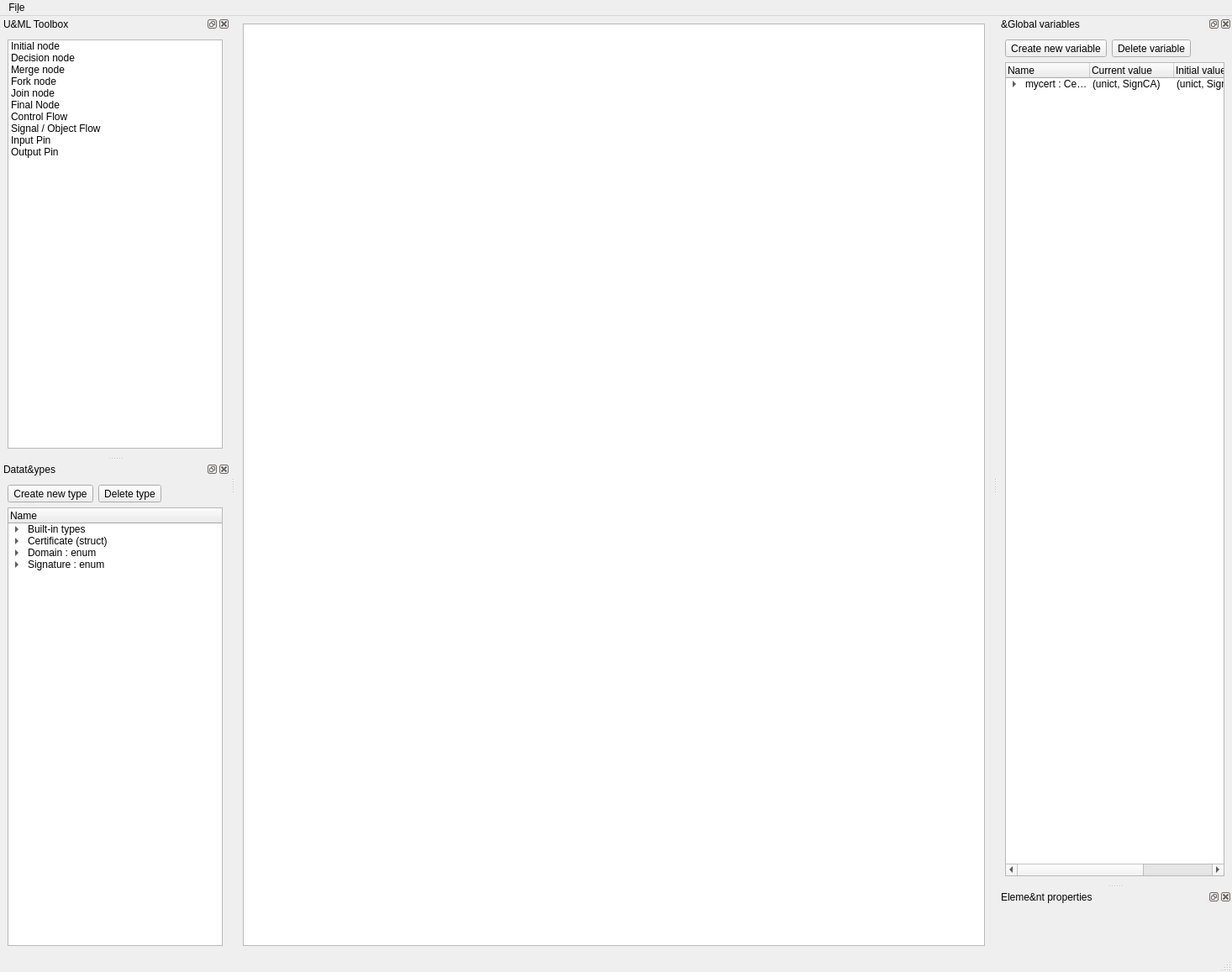
<?xml version="1.0" encoding="UTF-8"?>
<ui version="4.0">
 <class>MainWindow</class>
 <widget class="QMainWindow" name="MainWindow">
  <property name="geometry">
   <rect>
    <x>0</x>
    <y>0</y>
    <width>1466</width>
    <height>1157</height>
   </rect>
  </property>
  <property name="windowTitle">
   <string>MainWindow</string>
  </property>
  <widget class="QWidget" name="centralwidget">
   <layout class="QVBoxLayout" name="verticalLayout">
    <item>
     <widget class="QGraphicsView" name="graphicsView"/>
    </item>
   </layout>
  </widget>
  <widget class="QMenuBar" name="menubar">
   <property name="geometry">
    <rect>
     <x>0</x>
     <y>0</y>
     <width>1466</width>
     <height>43</height>
    </rect>
   </property>
   <widget class="QMenu" name="menu_File">
    <property name="title">
     <string>Fi&amp;le</string>
    </property>
    <addaction name="actionNew"/>
    <addaction name="actionOpen"/>
    <addaction name="separator"/>
    <addaction name="actionSave"/>
    <addaction name="actionSaveAs"/>
    <addaction name="separator"/>
    <addaction name="actionClose"/>
    <addaction name="separator"/>
    <addaction name="actionQuit"/>
   </widget>
   <addaction name="menu_File"/>
  </widget>
  <widget class="QStatusBar" name="statusbar"/>
  <widget class="QDockWidget" name="dockWidget_3">
   <property name="windowTitle">
    <string>&amp;Global variables</string>
   </property>
   <attribute name="dockWidgetArea">
    <number>2</number>
   </attribute>
   <widget class="QWidget" name="dockWidgetContents_3">
    <layout class="QVBoxLayout" name="verticalLayout_3">
     <item>
      <layout class="QHBoxLayout" name="horizontalLayout_2">
       <item>
        <widget class="QToolButton" name="toolButton_3">
         <property name="toolTip">
          <string>Create new variable</string>
         </property>
         <property name="text">
          <string>Create new variable</string>
         </property>
         <property name="icon">
          <iconset theme="list-add" resource="resources.qrc">
           <normaloff>:/kde_icons/resources/kde_icons/list-add.png</normaloff>:/kde_icons/resources/kde_icons/list-add.png</iconset>
         </property>
         <property name="iconSize">
          <size>
           <width>16</width>
           <height>16</height>
          </size>
         </property>
        </widget>
       </item>
       <item>
        <widget class="QToolButton" name="toolButton_4">
         <property name="toolTip">
          <string>Delete variable</string>
         </property>
         <property name="text">
          <string>Delete variable</string>
         </property>
         <property name="icon">
          <iconset theme="list-remove" resource="resources.qrc">
           <normaloff>:/kde_icons/resources/kde_icons/list-remove.png</normaloff>:/kde_icons/resources/kde_icons/list-remove.png</iconset>
         </property>
         <property name="iconSize">
          <size>
           <width>16</width>
           <height>16</height>
          </size>
         </property>
        </widget>
       </item>
       <item>
        <spacer name="horizontalSpacer_2">
         <property name="orientation">
          <enum>Qt::Horizontal</enum>
         </property>
         <property name="sizeHint" stdset="0">
          <size>
           <width>40</width>
           <height>20</height>
          </size>
         </property>
        </spacer>
       </item>
      </layout>
     </item>
     <item>
      <widget class="QTreeWidget" name="treeWidget">
       <property name="alternatingRowColors">
        <bool>true</bool>
       </property>
       <property name="rootIsDecorated">
        <bool>true</bool>
       </property>
       <column>
        <property name="text">
         <string>Name</string>
        </property>
       </column>
       <column>
        <property name="text">
         <string>Current value</string>
        </property>
       </column>
       <column>
        <property name="text">
         <string>Initial value</string>
        </property>
       </column>
       <column>
        <property name="text">
         <string>Persistent?</string>
        </property>
       </column>
       <item>
        <property name="text">
         <string>mycert : Certificate</string>
        </property>
        <property name="text">
         <string>(unict, SignCA)</string>
        </property>
        <property name="text">
         <string>(unict, SignUnict)</string>
        </property>
        <property name="text">
         <string/>
        </property>
        <property name="checkState">
         <enum>Checked</enum>
        </property>
        <property name="flags">
         <set>ItemIsSelectable|ItemIsEditable|ItemIsDragEnabled|ItemIsUserCheckable|ItemIsEnabled</set>
        </property>
        <item>
         <property name="text">
          <string>domainName : Domain</string>
         </property>
         <property name="text">
          <string>unict</string>
         </property>
         <property name="text">
          <string>unict</string>
         </property>
         <property name="text">
          <string/>
         </property>
        </item>
        <item>
         <property name="text">
          <string>sign : Signature</string>
         </property>
         <property name="text">
          <string>SignCA</string>
         </property>
         <property name="text">
          <string>SignUnict</string>
         </property>
        </item>
       </item>
      </widget>
     </item>
    </layout>
   </widget>
  </widget>
  <widget class="QDockWidget" name="dockWidget_4">
   <property name="windowTitle">
    <string>U&amp;ML Toolbox</string>
   </property>
   <attribute name="dockWidgetArea">
    <number>1</number>
   </attribute>
   <widget class="QWidget" name="dockWidgetContents_4">
    <layout class="QVBoxLayout" name="verticalLayout_4">
     <item>
      <widget class="QListWidget" name="listWidget">
       <property name="dragEnabled">
        <bool>true</bool>
       </property>
       <property name="dragDropMode">
        <enum>QAbstractItemView::DragOnly</enum>
       </property>
       <property name="defaultDropAction">
        <enum>Qt::MoveAction</enum>
       </property>
       <property name="selectionMode">
        <enum>QAbstractItemView::SingleSelection</enum>
       </property>
       <property name="selectionBehavior">
        <enum>QAbstractItemView::SelectRows</enum>
       </property>
       <item>
        <property name="text">
         <string>Initial node</string>
        </property>
        <property name="icon">
         <iconset resource="resources.qrc">
          <normaloff>:/topcased_icons/resources/topcased_icons/InitialNode_24.gif</normaloff>:/topcased_icons/resources/topcased_icons/InitialNode_24.gif</iconset>
        </property>
       </item>
       <item>
        <property name="text">
         <string>Decision node</string>
        </property>
        <property name="icon">
         <iconset resource="resources.qrc">
          <normaloff>:/topcased_icons/resources/topcased_icons/DecisionNode_24.gif</normaloff>:/topcased_icons/resources/topcased_icons/DecisionNode_24.gif</iconset>
        </property>
       </item>
       <item>
        <property name="text">
         <string>Merge node</string>
        </property>
        <property name="icon">
         <iconset resource="resources.qrc">
          <normaloff>:/topcased_icons/resources/topcased_icons/MergeNode_24.gif</normaloff>:/topcased_icons/resources/topcased_icons/MergeNode_24.gif</iconset>
        </property>
       </item>
       <item>
        <property name="text">
         <string>Fork node</string>
        </property>
        <property name="icon">
         <iconset resource="resources.qrc">
          <normaloff>:/topcased_icons/resources/topcased_icons/ForkNode_24.gif</normaloff>:/topcased_icons/resources/topcased_icons/ForkNode_24.gif</iconset>
        </property>
       </item>
       <item>
        <property name="text">
         <string>Join node</string>
        </property>
        <property name="icon">
         <iconset resource="resources.qrc">
          <normaloff>:/topcased_icons/resources/topcased_icons/JoinNode_24.gif</normaloff>:/topcased_icons/resources/topcased_icons/JoinNode_24.gif</iconset>
        </property>
       </item>
       <item>
        <property name="text">
         <string>Final Node</string>
        </property>
        <property name="icon">
         <iconset resource="resources.qrc">
          <normaloff>:/topcased_icons/resources/topcased_icons/ActivityFinalNode_24.gif</normaloff>:/topcased_icons/resources/topcased_icons/ActivityFinalNode_24.gif</iconset>
        </property>
       </item>
       <item>
        <property name="text">
         <string>Control Flow</string>
        </property>
        <property name="icon">
         <iconset resource="resources.qrc">
          <normaloff>:/topcased_icons/resources/topcased_icons/ControlFlow_24.gif</normaloff>:/topcased_icons/resources/topcased_icons/ControlFlow_24.gif</iconset>
        </property>
       </item>
       <item>
        <property name="text">
         <string>Signal / Object Flow</string>
        </property>
        <property name="icon">
         <iconset resource="resources.qrc">
          <normaloff>:/topcased_icons/resources/topcased_icons/ObjectFlow_24.gif</normaloff>:/topcased_icons/resources/topcased_icons/ObjectFlow_24.gif</iconset>
        </property>
       </item>
       <item>
        <property name="text">
         <string>Input Pin</string>
        </property>
        <property name="icon">
         <iconset resource="resources.qrc">
          <normaloff>:/topcased_icons/resources/topcased_icons/InputPin_24.gif</normaloff>:/topcased_icons/resources/topcased_icons/InputPin_24.gif</iconset>
        </property>
       </item>
       <item>
        <property name="text">
         <string>Output Pin</string>
        </property>
        <property name="icon">
         <iconset resource="resources.qrc">
          <normaloff>:/topcased_icons/resources/topcased_icons/OutputPin_24.gif</normaloff>:/topcased_icons/resources/topcased_icons/OutputPin_24.gif</iconset>
        </property>
       </item>
      </widget>
     </item>
    </layout>
   </widget>
  </widget>
  <widget class="QDockWidget" name="dockWidget">
   <property name="windowTitle">
    <string>Datat&amp;ypes</string>
   </property>
   <attribute name="dockWidgetArea">
    <number>1</number>
   </attribute>
   <widget class="QWidget" name="dockWidgetContents">
    <layout class="QVBoxLayout" name="verticalLayout_2">
     <item>
      <layout class="QHBoxLayout" name="horizontalLayout">
       <item>
        <widget class="QToolButton" name="toolButton">
         <property name="toolTip">
          <string>Create new type</string>
         </property>
         <property name="text">
          <string>Create new type</string>
         </property>
         <property name="icon">
          <iconset theme="list-add" resource="resources.qrc">
           <normaloff>:/kde_icons/resources/kde_icons/list-add.png</normaloff>:/kde_icons/resources/kde_icons/list-add.png</iconset>
         </property>
         <property name="iconSize">
          <size>
           <width>16</width>
           <height>16</height>
          </size>
         </property>
        </widget>
       </item>
       <item>
        <widget class="QToolButton" name="toolButton_2">
         <property name="toolTip">
          <string>Delete type</string>
         </property>
         <property name="text">
          <string>Delete type</string>
         </property>
         <property name="icon">
          <iconset theme="list-remove" resource="resources.qrc">
           <normaloff>:/kde_icons/resources/kde_icons/list-remove.png</normaloff>:/kde_icons/resources/kde_icons/list-remove.png</iconset>
         </property>
         <property name="iconSize">
          <size>
           <width>16</width>
           <height>16</height>
          </size>
         </property>
        </widget>
       </item>
       <item>
        <spacer name="horizontalSpacer">
         <property name="orientation">
          <enum>Qt::Horizontal</enum>
         </property>
         <property name="sizeHint" stdset="0">
          <size>
           <width>40</width>
           <height>20</height>
          </size>
         </property>
        </spacer>
       </item>
      </layout>
     </item>
     <item>
      <widget class="QTreeWidget" name="typeTreeWidget">
       <property name="rootIsDecorated">
        <bool>true</bool>
       </property>
       <property name="columnCount">
        <number>1</number>
       </property>
       <column>
        <property name="text">
         <string>Name</string>
        </property>
       </column>
       <item>
        <property name="text">
         <string>Built-in types</string>
        </property>
        <item>
         <property name="text">
          <string>bool</string>
         </property>
        </item>
        <item>
         <property name="text">
          <string>int(from, to)</string>
         </property>
        </item>
        <item>
         <property name="text">
          <string>enum(label1, label2, ...)</string>
         </property>
        </item>
        <item>
         <property name="text">
          <string>set&lt;T&gt;</string>
         </property>
        </item>
       </item>
       <item>
        <property name="text">
         <string>Certificate (struct)</string>
        </property>
        <property name="icon">
         <iconset>
          <normaloff>:/kde_icons/resources/kde_icons/format-list-unordered.png</normaloff>:/kde_icons/resources/kde_icons/format-list-unordered.png</iconset>
        </property>
        <item>
         <property name="text">
          <string>domainName : Domain</string>
         </property>
        </item>
        <item>
         <property name="text">
          <string>sign : Signature</string>
         </property>
        </item>
       </item>
       <item>
        <property name="text">
         <string>Domain : enum</string>
        </property>
        <item>
         <property name="text">
          <string>unict</string>
         </property>
        </item>
        <item>
         <property name="text">
          <string>google</string>
         </property>
        </item>
       </item>
       <item>
        <property name="text">
         <string>Signature : enum</string>
        </property>
        <item>
         <property name="text">
          <string>SignCA</string>
         </property>
        </item>
        <item>
         <property name="text">
          <string>SignUnict</string>
         </property>
        </item>
        <item>
         <property name="text">
          <string>SignGoogle</string>
         </property>
        </item>
       </item>
      </widget>
     </item>
    </layout>
   </widget>
  </widget>
  <widget class="QDockWidget" name="dockWidget_5">
   <property name="windowTitle">
    <string>Eleme&amp;nt properties</string>
   </property>
   <attribute name="dockWidgetArea">
    <number>2</number>
   </attribute>
   <widget class="QWidget" name="dockWidgetContents_5"/>
  </widget>
  <action name="actionNew">
   <property name="icon">
    <iconset theme="document-new" resource="resources.qrc">
     <normaloff>:/kde_icons/resources/kde_icons/document-new.png</normaloff>:/kde_icons/resources/kde_icons/document-new.png</iconset>
   </property>
   <property name="text">
    <string>&amp;New</string>
   </property>
  </action>
  <action name="actionOpen">
   <property name="icon">
    <iconset theme="document-open" resource="resources.qrc">
     <normaloff>:/kde_icons/resources/kde_icons/document-open.png</normaloff>:/kde_icons/resources/kde_icons/document-open.png</iconset>
   </property>
   <property name="text">
    <string>&amp;Open...</string>
   </property>
  </action>
  <action name="actionSave">
   <property name="icon">
    <iconset theme="document-save" resource="resources.qrc">
     <normaloff>:/kde_icons/resources/kde_icons/document-save.png</normaloff>:/kde_icons/resources/kde_icons/document-save.png</iconset>
   </property>
   <property name="text">
    <string>&amp;Save</string>
   </property>
  </action>
  <action name="actionSaveAs">
   <property name="icon">
    <iconset theme="document-save-as" resource="resources.qrc">
     <normaloff>:/kde_icons/resources/kde_icons/document-save-as.png</normaloff>:/kde_icons/resources/kde_icons/document-save-as.png</iconset>
   </property>
   <property name="text">
    <string>Save &amp;As...</string>
   </property>
  </action>
  <action name="actionClose">
   <property name="icon">
    <iconset theme="window-close" resource="resources.qrc">
     <normaloff>:/kde_icons/resources/kde_icons/window-close.png</normaloff>:/kde_icons/resources/kde_icons/window-close.png</iconset>
   </property>
   <property name="text">
    <string>&amp;Close</string>
   </property>
  </action>
  <action name="actionQuit">
   <property name="icon">
    <iconset theme="application-exit" resource="resources.qrc">
     <normaloff>:/kde_icons/resources/kde_icons/application-exit.png</normaloff>:/kde_icons/resources/kde_icons/application-exit.png</iconset>
   </property>
   <property name="text">
    <string>&amp;Quit</string>
   </property>
  </action>
 </widget>
 <resources>
  <include location="resources.qrc"/>
 </resources>
 <connections>
  <connection>
   <sender>actionClose</sender>
   <signal>triggered()</signal>
   <receiver>MainWindow</receiver>
   <slot>close()</slot>
   <hints>
    <hint type="sourcelabel">
     <x>-1</x>
     <y>-1</y>
    </hint>
    <hint type="destinationlabel">
     <x>732</x>
     <y>578</y>
    </hint>
   </hints>
  </connection>
 </connections>
</ui>
